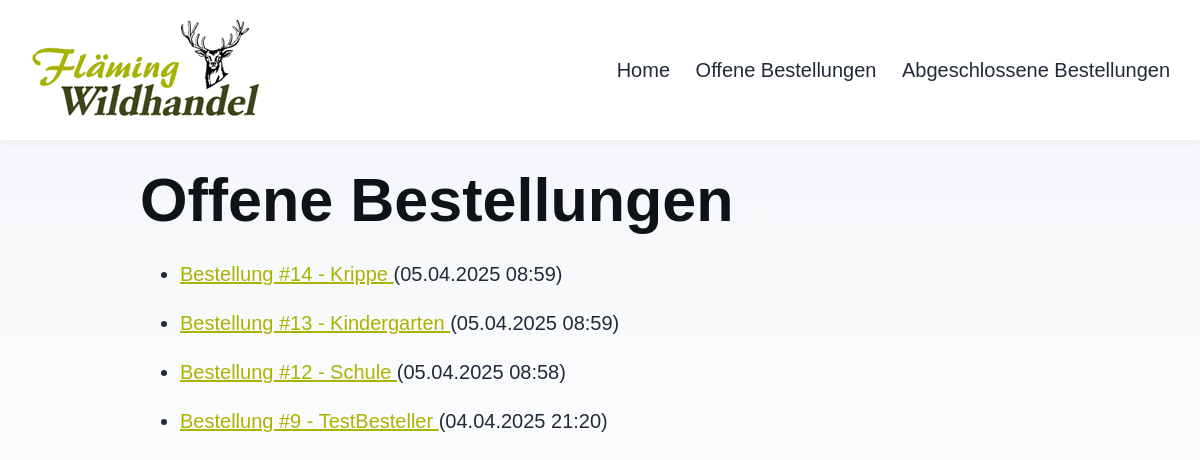
/lager/orders/, run on an earlier commit of the app's database.
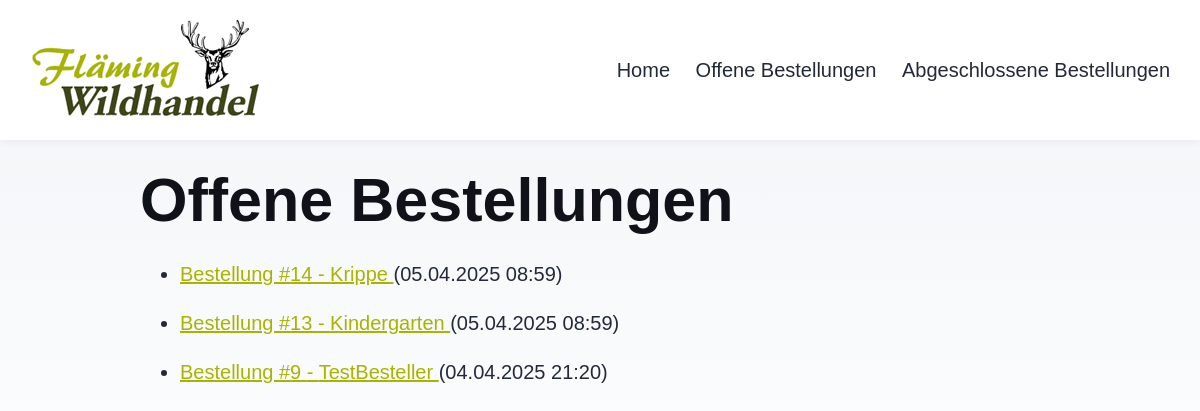
And on a later commit of the database.
### Lager/models.py (models this page shows, shortened)
class Order(models.Model):
    STATUS_CHOICES = [
        ('pending', 'Ausstehend'),
        ('completed', 'Abgeschlossen'),
    ]
    customer_name = models.CharField(max_length=100)
    order_date = models.DateTimeField(auto_now_add=True)
    delivery_date = models.DateField(blank=True, null=True, verbose_name="Liefertermin")
    status = models.CharField(max_length=10, choices=STATUS_CHOICES, default='pending')

### Lager/views.py (the view)
# urls.py: path('orders/', views.order_list, name='order_list'),
def order_list(request):
    orders = Order.objects.filter(status='pending').order_by('-order_date')
    return render(request, 'order_list.html', {'orders': orders})

### Lager/templates/order_list.html (shortened to what this page needs)
{% extends "base.html" %}
{% block content %}
    <h1>Offene Bestellungen</h1>
    <ul>
    {% for order in orders %}
        <li style="margin-bottom: 15px; {% if order.stock_status == '⚠️ Nicht genug Lagerbestand' %}color: red;{% endif %}">
            <a href="{% url 'order_detail' order.id %}">
                Bestellung #{{ order.id }} - {{ order.customer_name }}
            </a>
            ({{ order.order_date|date:"d.m.Y H:i" }})
        </li>
    {% endfor %}
    </ul>
{% endblock %}

What changed in the data, as far as the page shows it:
no longer on this page (row edited): Order: id "12", customer_name "Schule", order_date "05.04.2025 08:58"
